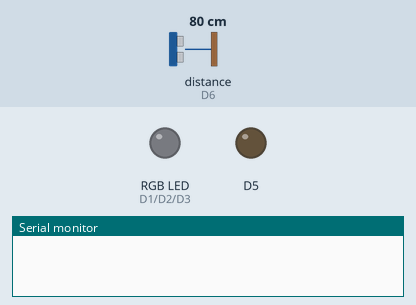
Recording of a sketch running on a simulated ESP8266 (NodeMCU). Parts: an RGB LED mixed from three pins (HIGH = lit), output pins drawn as LEDs (lit = HIGH), the last lines printed to the serial monitor. Wiring (inferred from the names in the program): ultrasonic range finder: trigger D7; echo D6. The test bench sets the inputs (shaded band); at power-on: distance to the obstacle (sensor on D6) 80 cm. The echo pulse lasts 58.3 µs per cm; pins used as bus, display or sensor lines are not drawn.

Above: at 1.8 s.
1.9 s: distance to the obstacle (sensor on D6) set to 2 cm
At 3.4 s:
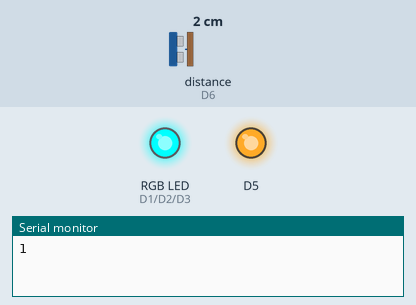
4.5 s: distance to the obstacle (sensor on D6) set to 18 cm
At 7.0 s:
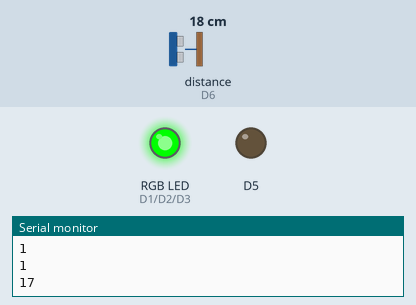
7.5 s: distance to the obstacle (sensor on D6) set to 4 cm
At 9.5 s:
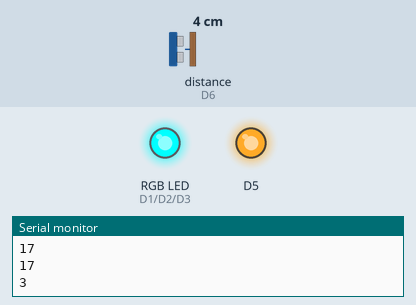
10.5 s: distance to the obstacle (sensor on D6) set to 11 cm
At 13.1 s:
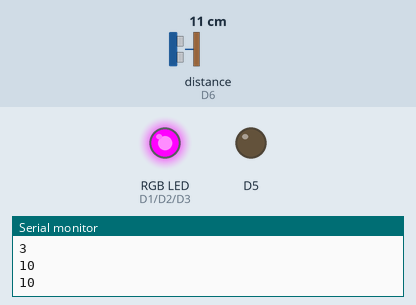
13.5 s: distance to the obstacle (sensor on D6) set to 3 cm
At 15.5 s:
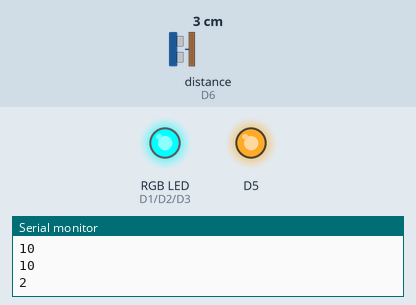
Timing chart, 0 to 17.0 s (numbered marks = the images above; inputs shaded):
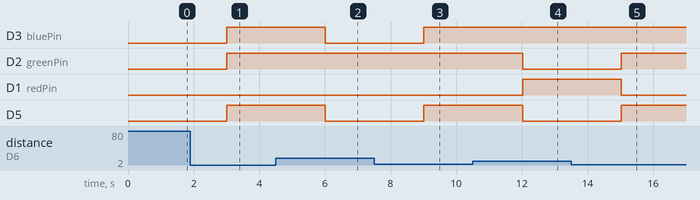

Measured:
- after the input at 1.9 s, D3 (bluePin), D2 (greenPin), D5: LOW → HIGH after 1.1 s
- after the input at 4.5 s, D3 (bluePin), D5: HIGH → LOW after 1.5 s
- after the input at 7.5 s, D3 (bluePin), D5: LOW → HIGH after 1.5 s
- after the input at 10.5 s, D2 (greenPin), D5: HIGH → LOW after 1.5 s; D1 (redPin): LOW → HIGH after 1.5 s
- after the input at 13.5 s, D2 (greenPin), D5: LOW → HIGH after 1.5 s; D1 (redPin): HIGH → LOW after 1.5 s

The sketch:

Day6_car_parking_rgb_controller.ino
```cpp
const int pingPin = D7; // Trigger Pin of Ultrasonic Sensor
const int echoPin = D6; // Echo Pin of Ultrasonic Sensor
int redPin= D1;
int greenPin = D2;
int bluePin = D3;


void setup() {
   Serial.begin(9600);

   pinMode(pingPin, OUTPUT);
   pinMode(echoPin, INPUT);

   pinMode(redPin, OUTPUT);
   pinMode(greenPin, OUTPUT);
   pinMode(bluePin, OUTPUT);

   pinMode(D5,OUTPUT);
   digitalWrite(D5,LOW);
}

void loop() {

   long duration,inches,cm,dist;


   digitalWrite(pingPin, LOW);
   delayMicroseconds(2);

   digitalWrite(pingPin, HIGH);
   delayMicroseconds(10);
   digitalWrite(pingPin, LOW);

   duration = pulseIn(echoPin, HIGH);
   dist = duration*0.034/2;
   delay(1000);

   if( dist < 4){
     Serial.println(dist);

     analogWrite(redPin,0);
     analogWrite(greenPin,1024);
     analogWrite(bluePin,1024);// Red Color
     digitalWrite(D5,HIGH);
   }
   if((4< dist) && (dist < 6)){
     Serial.println(dist);
     analogWrite(redPin,0);
     analogWrite(greenPin,512);
     analogWrite(bluePin,1024); // ORANGE
     digitalWrite(D5,HIGH);
     delay(2000);

   }
   if((6 < dist) && (dist < 8)){
     Serial.println(dist);
     analogWrite(redPin,0);
     analogWrite(greenPin,0);
     analogWrite(bluePin,1024); // YELLOW
     digitalWrite(D5,HIGH);
     delay(4000);
   }
   if((8 < dist) && (dist < 12)){
    Serial.println(dist);
    analogWrite(redPin,1024);
    analogWrite(greenPin,0);
    analogWrite(bluePin,1024); //GREEN
    digitalWrite(D5,LOW);
   }
   if((12 <dist)&& (dist <16)){
    Serial.println(dist);
    analogWrite(redPin,1024);
    analogWrite(greenPin,1024);
    analogWrite(bluePin,0); //BLUE
    digitalWrite(D5,LOW);
   }
   if((16<dist) && (dist <20)){
    Serial.println(dist);
    analogWrite(redPin,0);
    analogWrite(greenPin,1024);
    analogWrite(bluePin,0); //INDIGO
    digitalWrite(D5,LOW);
   }
   if((20 < dist) && (dist < 24)){
    Serial.println(dist);
    analogWrite(redPin,592);
    analogWrite(greenPin,1024);
    analogWrite(bluePin,844); //VIOLET
    digitalWrite(D5,LOW);
   }

}
```
